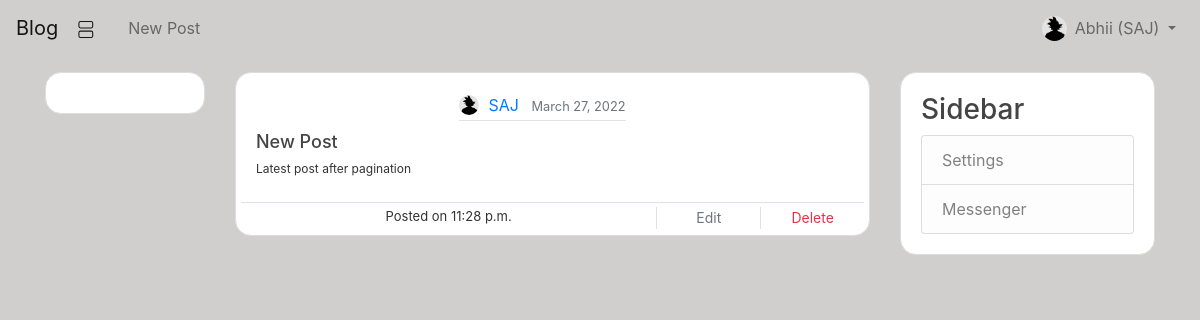
The app's page /post/11/ (signed in) with its own data.
### user/models.py (models this page shows, shortened)
class Profile(models.Model):
    user = models.OneToOneField(User, on_delete=models.CASCADE)
    dp = models.ImageField(default='default.jpg', upload_to='profile_pic')

### blog/models.py (models this page shows, shortened)
class Post(models.Model):
    title = models.CharField(max_length=100)
    content = models.TextField()
    date_posted = models.DateTimeField(default=timezone.now)
    author = models.ForeignKey(User, on_delete=models.CASCADE)

### blog/views.py (the view)
# urls.py: path('post/<int:pk>/', PostDetailView.as_view(), name='post_detail'),
class PostDetailView(DetailView):
    model = Post

### templates/blog/post_detail.html (shortened to what this page needs)
{% extends "base.html" %}
{% block content %}
<div class="media content-section" style="border-radius: 1rem;">
  <div class="media-body row">
    <div class="article-metadata">
        <img class="rounded-circle article-img mb-1" src="{{ post.author.profile.dp.url }}"/>
        <a class="mr-2" href="{% url 'user_posts' post.author %}">{{ post.author }}</a>
        <small class="text-muted">{{ post.date_posted|date:"F d, Y" }}</small>
    </div>
    <div class="col-11">
        <div class=" justify-content-center">
            <h6><a class="article-title">{{ post.title }}</a></h6>
            <p class="article-content">{{ post.content }}</p>
        </div>
    </div>
    {% if object.author == user %}
    <div class="col border-top btm-sec py-1 mt-2">
      <div class="row text-center">
        <div class="col-8">
          Posted on {{ post.date_posted|time }}
        </div>
        <div class="col border-left">
            <a class="text-secondary btn-sm" href="{% url 'post_update' object.id %}">Edit</a>
        </div>
        <div class="col border-left">
            <a class="text-danger btn-sm" href="{% url 'post_delete' object.id %}">Delete</a>
        </div>
      </div>
    </div>
    {% endif %}
  </div>
</div>
{% endblock content %}

### templates/base.html (shortened to what this page needs)
<!DOCTYPE html>
{% load static %}
<html lang="en">
<head>
    <link rel="stylesheet" href="https://maxcdn.bootstrapcdn.com/bootstrap/4.0.0/css/bootstrap.min.css"
>
    <link rel="stylesheet" type="text/css" href="{% static 'blog/main.css' %}">
</head>
<body>
<nav class="navbar navbar-expand-lg navbar-light text-white" >
    <a href="{% url 'home' %}" class="navbar-brand">Blog</a>
    <div class="collapse navbar-collapse" id="navbarNav">
        {% if user.is_authenticated %}
        <ul class="navbar-nav">
            <li class="nav-item">
                <a class="nav-link" href="{% url 'post_create' %}">New Post</a>
            </li>
        </ul>
        <ul class="navbar-nav ml-auto">
            <li class="nav-item">
                <img class="rounded-circle mt-2" src="{{ user.profile.dp.url }}" height="25" width="25"/>
            </li>
            <li class="nav-item dropdown">
                <a class="nav-link dropdown-toggle"
                   href="#" id="navbarDropdownMenuLink"
                   data-toggle="dropdown"
                   aria-haspopup="true"
                   aria-expanded="false"
                   role="button"
                >
                    {{ user.first_name }} ({{ user.username }})
                </a>
            </li>
        </ul>
        {% endif %}
    </div>
</nav>
<div class="container py-3">
    <div class="row">
        <div class="col-sm-2">
            <div class="content-section" style="border-radius: 1rem;"></div>
        </div>
        <div class="col">
            {% block content %} {% endblock %}
        </div>
        <div class="col-sm-3">
            <div class="content-section" style="border-radius: 1rem;">
                <h3>Sidebar</h3>
                <div class='text-muted'>
                    <ul class="list-group">
                        <li class="list-group-item list-group-item-light">Settings</li>
                        <li class="list-group-item list-group-item-light">Messenger</li>
                    </ul>
                </div>
            </div>
        </div>
    </div>
</div>
</body>
</html>

### static/blog/main.css (style rules this page uses)
body { background: #d1cece; color: #333333; }
h1, h2, h3, h4, h5, h6 { color: #444444; }
ul { margin: 0; }
.content-section { background: #ffffff; padding: 20px 20px; border: 1px solid #dddddd; border-radius: 3px; margin-bottom: 20px; }
.article-title { color: #444444; font-size: 18px; }
.article-content { white-space: pre-line; font-size: 12px; }
.article-img { height: 20px; width: 20px; margin-right: 5px; }
.article-metadata { padding-bottom: 1px; margin-bottom: 10px; margin-left: 35%; border-bottom: 1px solid #e3e3e3 }
.btm-sec { height: 13px; font-size: 13px }

### records on screen
Post: author.profile.dp (placeholder picture), author "SAJ", date_posted "March 27, 2022", title "New Post", content "Latest post after pagination", date_posted "11:28 p.m."

### other values on screen
{{ user.first_name }} "Abhii"
{{ user.username }} "SAJ"
